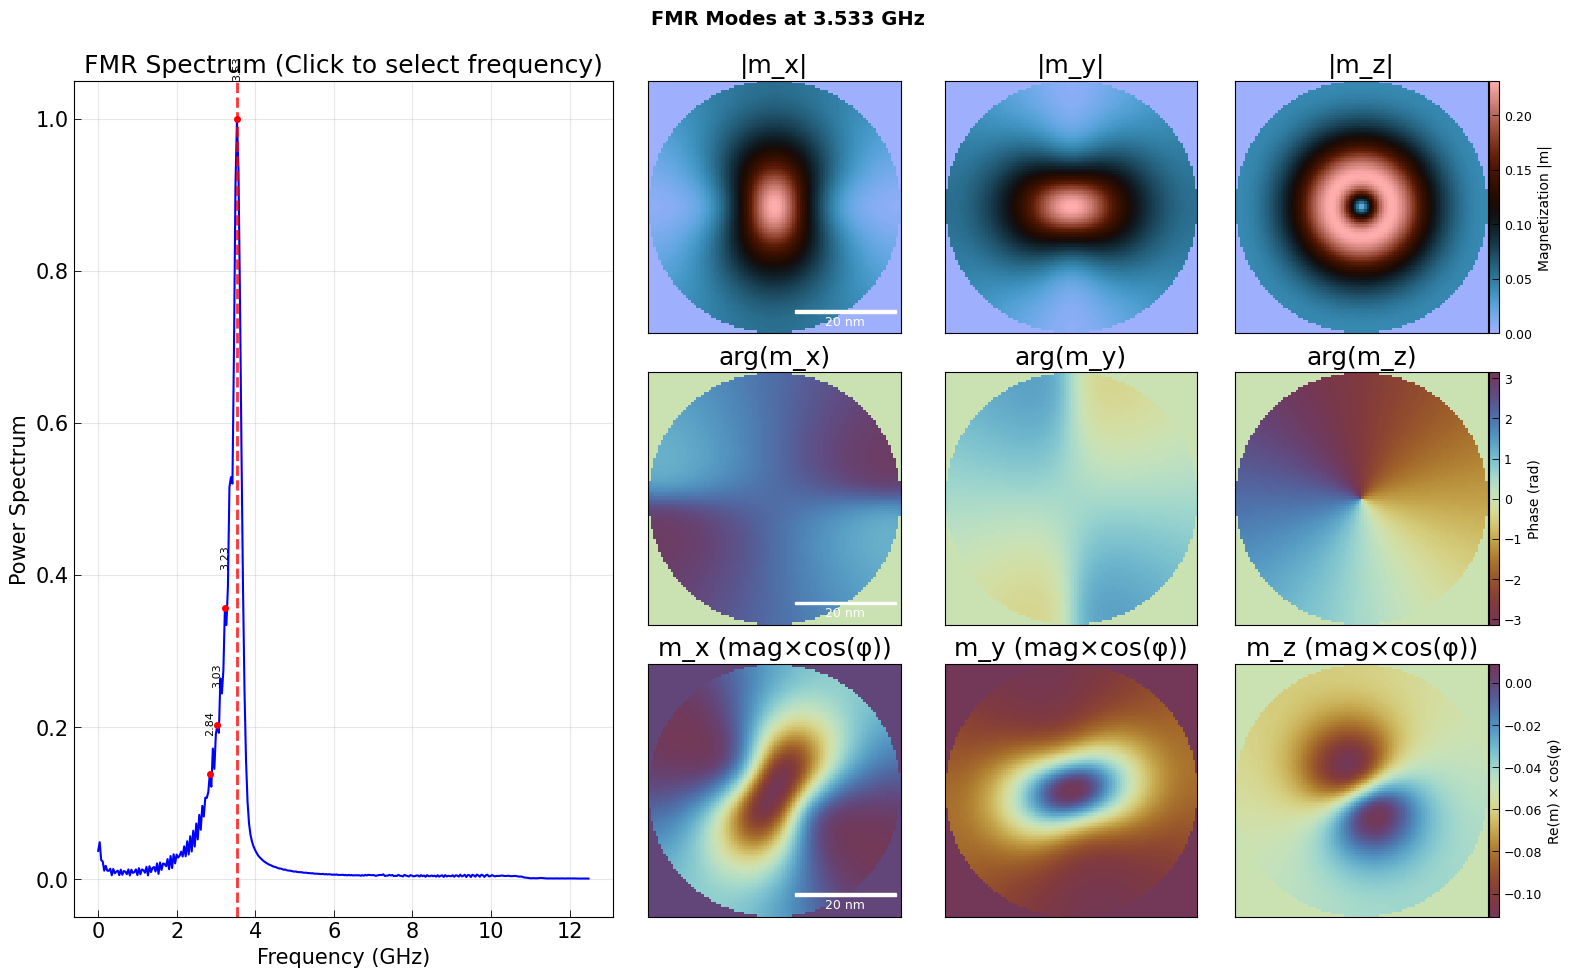

Here is the Python script that generated this plot:
#!/usr/bin/env python3
"""
Test improved automatic backend detection and configuration
"""

import mmpp

print("Testing IMPROVED interactive backend detection...")
print("="*60)

zarr_path = "/mnt/storage_2/scratch/pl0095-01/zelent/gleb/simulations/field_dependent/spectrum_withoutanisu.zarr"
job = mmpp.MMPP(zarr_path)

print("Testing interactive_spectrum with improved backend handling...")

try:
    # This should now automatically detect environment and configure backend
    fig = job[0].fft.modes.interactive_spectrum(
        dset="m_dot",
        force=False,
        z_layer=0,
        tmax=25,  # Quick test
        show=False
    )
    
    if fig:
        print("✓ interactive_spectrum completed successfully!")
        print("✓ Backend was automatically configured")
        
        # Check if click handler was properly set up
        mode_analyzer = job[0].fft.modes
        if hasattr(mode_analyzer, '_click_connection') and mode_analyzer._click_connection:
            print("✓ Click handler is properly connected")
        else:
            print("⚠️  Click handler may not be connected")
        
        # Save test figure
        fig.savefig("test_auto_backend.png", dpi=100, bbox_inches='tight')
        print("✓ Test figure saved as: test_auto_backend.png")
        
        import matplotlib.pyplot as plt
        plt.close(fig)
        
        print("\n" + "="*60)
        print("🎯 IMPROVED INTERACTIVE FEATURES:")
        print("✅ Automatic Jupyter detection")
        print("✅ Auto-switch to %matplotlib widget when possible")
        print("✅ Fallback to nbagg if widget unavailable")
        print("✅ Clear user guidance in warning messages")
        print("✅ Support for standalone Python interactive backends")
        print("✅ Better documentation about requirements")
        
        print("\n🚀 The library now handles interactivity automatically!")
        print("   No more need to manually run '%matplotlib widget'")
        
    else:
        print("✗ No figure returned")

except Exception as e:
    print(f"✗ Error in test: {e}")
    import traceback
    traceback.print_exc()

print("\n" + "="*60)
